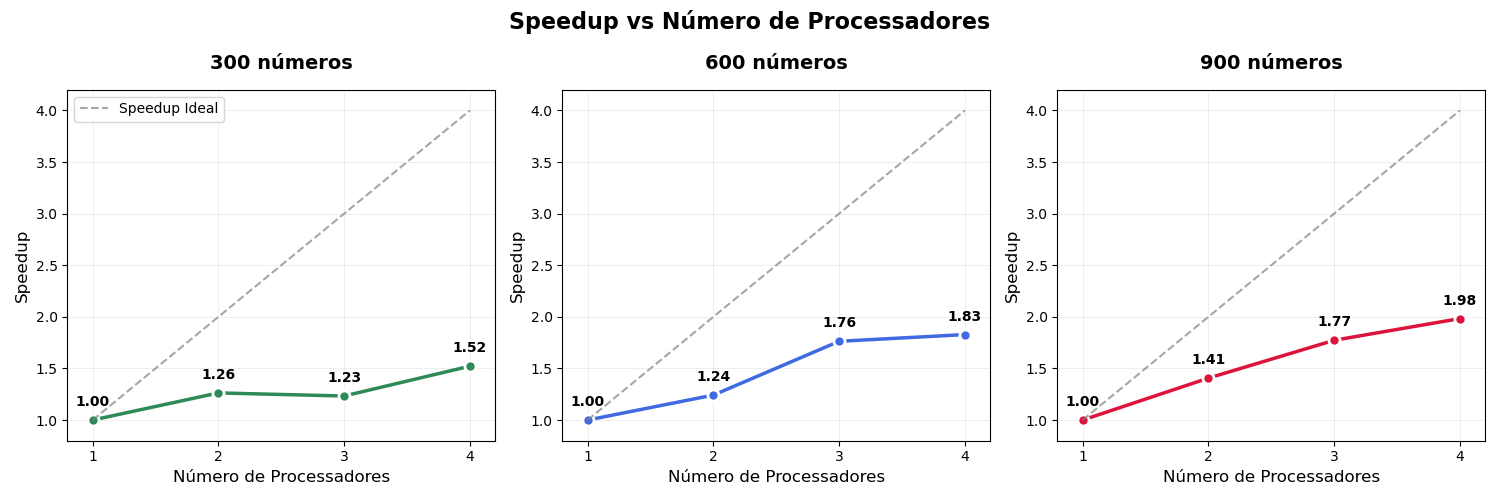

The Python source for this figure:
import matplotlib.pyplot as plt
import numpy as np

# Dados de tempo de execução (em segundos)
dados = {
    300: {1: 0.003807, 2: 0.003014, 3: 0.003087, 4: 0.002501},
    600: {1: 0.015935, 2: 0.012831, 3: 0.009037, 4: 0.008715},
    900: {1: 0.035413, 2: 0.025181, 3: 0.019973, 4: 0.017854}
}

# Número de processadores
processadores = [1, 2, 3, 4]

# Configuração da figura com 3 subplots
fig, axes = plt.subplots(1, 3, figsize=(15, 5))
fig.suptitle('Speedup vs Número de Processadores', fontsize=16, fontweight='bold')

# Cores para cada tamanho
cores = ['#2E8B57', '#4169E1', '#DC143C']  # Verde, Azul, Vermelho
tamanhos = [300, 600, 900]

for i, n in enumerate(tamanhos):
    # Cálculo do speedup para cada número de processadores
    tempos = [dados[n][p] for p in processadores]
    tempo_sequencial = dados[n][1]  # Tempo com 1 processador como referência
    speedups = [tempo_sequencial / tempo for tempo in tempos]
    
    # Criar o gráfico
    ax = axes[i]
    
    # Plot dos dados
    ax.plot(processadores, speedups, 'o-', color=cores[i], linewidth=2.5, 
            markersize=8, markerfacecolor=cores[i], markeredgecolor='white', 
            markeredgewidth=2)
    
    # Linha de speedup ideal (linear)
    speedup_ideal = processadores
    ax.plot(processadores, speedup_ideal, '--', color='gray', alpha=0.7, 
            linewidth=1.5, label='Speedup Ideal')
    
    # Configurações do gráfico
    ax.set_title(f'{n} números', fontsize=14, fontweight='bold', pad=15)
    ax.set_xlabel('Número de Processadores', fontsize=12)
    ax.set_ylabel('Speedup', fontsize=12)
    ax.grid(True, alpha=0.3, linestyle='-', linewidth=0.5)
    ax.set_xlim(0.8, 4.2)
    ax.set_ylim(0.8, max(max(speedups), 4) + 0.2)
    
    # Configurar ticks
    ax.set_xticks(processadores)
    ax.set_xticklabels(processadores)
    
    # Adicionar valores nos pontos
    for j, (p, s) in enumerate(zip(processadores, speedups)):
        ax.annotate(f'{s:.2f}', (p, s), textcoords="offset points", 
                   xytext=(0,10), ha='center', fontsize=10, fontweight='bold')
    
    # Adicionar legenda apenas no primeiro gráfico
    if i == 0:
        ax.legend(loc='upper left', fontsize=10)

# Ajustar layout
plt.tight_layout()

# Mostrar estatísticas
print("=== ANÁLISE DE SPEEDUP ===\n")
for n in tamanhos:
    print(f"Problema com {n} números:")
    tempo_base = dados[n][1]
    print(f"  Tempo base (1 proc): {tempo_base:.6f}s")
    
    for p in processadores[1:]:  # Pular 1 processador
        tempo_atual = dados[n][p]
        speedup = tempo_base / tempo_atual
        eficiencia = speedup / p * 100
        print(f"  {p} proc: {tempo_atual:.6f}s | Speedup: {speedup:.2f} | Eficiência: {eficiencia:.1f}%")
    print()

# Calcular e mostrar speedup médio
print("=== SPEEDUP MÉDIO POR NÚMERO DE PROCESSADORES ===")
for p in processadores[1:]:
    speedups_medios = []
    for n in tamanhos:
        speedup = dados[n][1] / dados[n][p]
        speedups_medios.append(speedup)
    speedup_medio = np.mean(speedups_medios)
    print(f"{p} processadores: {speedup_medio:.2f}")

plt.show()
